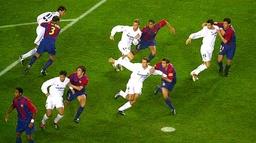
#> input picture Classification/Clustering/soccer.jpg, 256 x 143 px, shrunk from 687 x 384 before the run
$ jupyter execute KMeans.ipynb
#> lines starting #> are read from the running program, lines starting #| are printed output that depends on the picture
[cell 1]
import pandas as pd
import numpy as np
import matplotlib.pyplot as plt
import scipy
import random
from sklearn import metrics
from sklearn.linear_model import LogisticRegression
from sklearn.model_selection import cross_val_score, cross_val_predict
from sklearn.model_selection import KFold
from sklearn.cluster import KMeans


# PLEASE UNCOMMENT THE LINE BELOW IF YOU DO NOT HAVE OPENCV INSTALLED, it will throw the import error if you do not.
# %pip install opencv-python

## Part A ##

import cv2

# Read the image
image = cv2.imread('soccer.jpg')
#> image is the input picture: shape (143, 256, 3); mean B, G, R 31.8, 108.1, 84
image = cv2.cvtColor(image, cv2.COLOR_BGR2RGB)
pixels = image.reshape((-1, 3))


kvals = range(1, 10)
plt.figure(figsize=(10, 10))

for i, k in enumerate(kvals):
    print("Running for k =", k)
    kmeans = KMeans(n_clusters = k, n_init = 10)
    kmeans.fit(pixels)

    cluster_centers = kmeans.cluster_centers_
    labels = kmeans.labels_
    quantized_image = cluster_centers[labels].reshape(image.shape)  # reshape image for reconstruction
    quantized_image = quantized_image.astype(np.uint8)

    cv2.imwrite(f'./images/image_{k}.jpg', cv2.cvtColor(quantized_image, cv2.COLOR_RGB2BGR)) # convert back to jpg

    plt.subplot(3, 3, k)
    plt.imshow(quantized_image)
    plt.title(f'k={k}')
    plt.axis('off')
#> this loop made 9 passes
#> pass 1, `cv2.imwrite(f'./images/image_{k}.jpg', cv2.cvtColor(quantized_image, c..`:
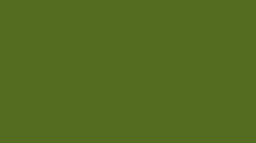
#> saved as image_1.jpg: shape (143, 256, 3); mean B, G, R 31, 108, 84
#> pass 2, `cv2.imwrite(f'./images/image_{k}.jpg', cv2.cvtColor(quantized_image, c..`:
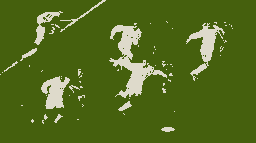
#> saved as image_2.jpg: shape (143, 256, 3); mean B, G, R 31, 107.5, 83.5
#> after the loop:
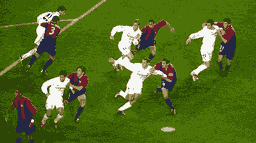
#> quantized_image: shape (143, 256, 3); mean R, G, B 83.6, 107.5, 31.6

plt.tight_layout()
plt.savefig("./images/QAmosaic")
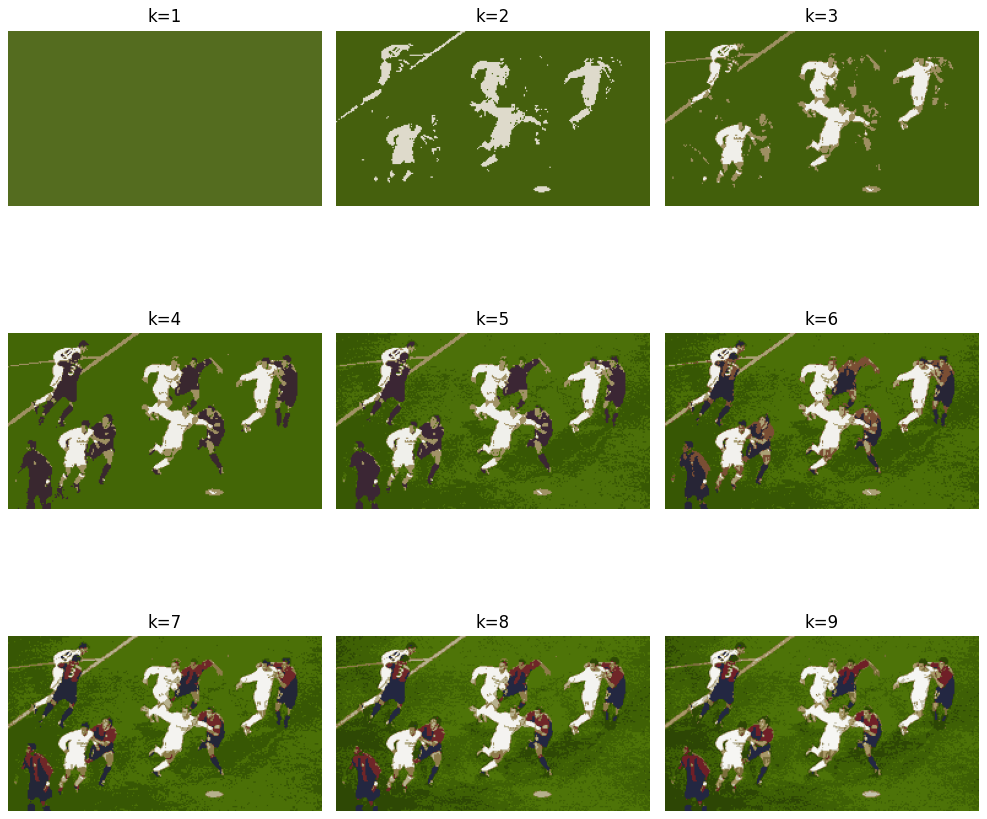
#> figure drawn by matplotlib, 9 panels

[cell 2]
## Part B ##

## NOTE ##
## This code takes about 1-2 minutes to execute, due to the added iterations. ##

sse_vals = []
for k in kvals:
    min_sse = float('inf')
    best_cluster_centers = None

    for i in range(5):
        kmeans = KMeans(n_clusters = k, n_init = 10)
        kmeans.fit(pixels)

        cluster_centers = kmeans.cluster_centers_
        labels = kmeans.labels_
        quantized_image = cluster_centers[labels].reshape(image.shape)
        sse = np.sum((image.astype(float) - quantized_image.astype(float)) ** 2)

        if sse < min_sse:
            min_sse = sse
            best_cluster_centers = cluster_centers

    sse_vals.append(min_sse)
#> after the loop, sse_vals = [308006897.2, 75364884.1, 50905057.3, 32862434.5, 25795096.7, 20953063.3, 17340897.8, 15363423.7, 13668538.3]

# Plotting the SSE as a function of k
plt.figure(figsize=(8, 6))
plt.plot(kvals, sse_vals, marker='o', linestyle='-')
plt.title('Sum-Squared-Error vs. Number of Clusters')
plt.xlabel('Number of Clusters (k)')
plt.ylabel('Sum-Squared-Error (SEE)')
plt.grid()
plt.savefig("./images/QB")
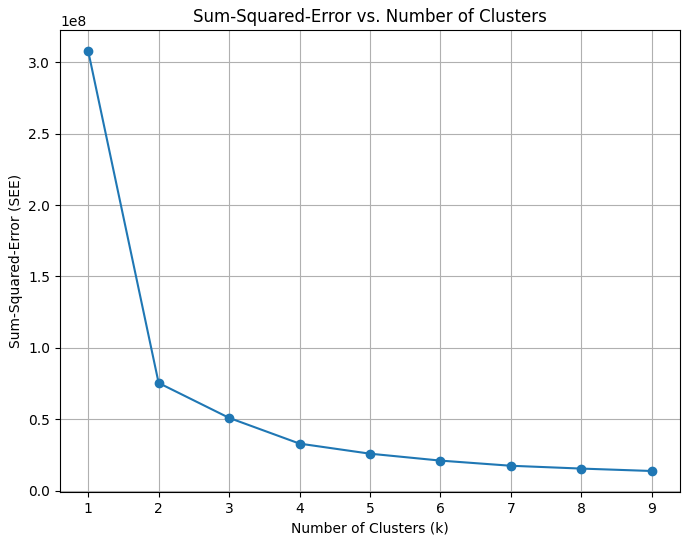
#> figure drawn by matplotlib, 1 panel
